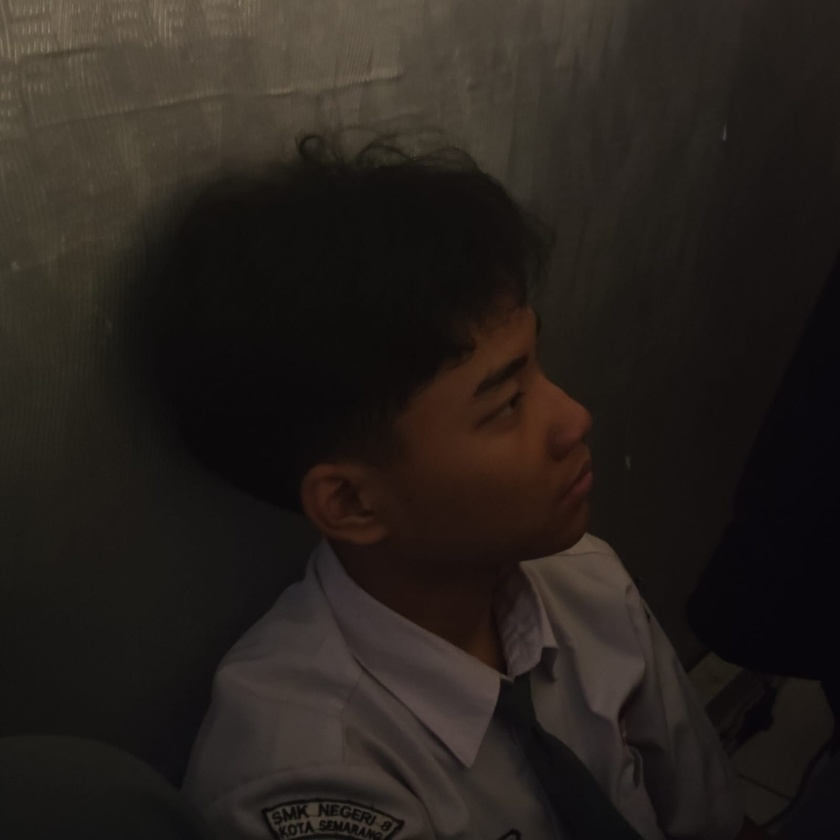
#> input picture film-grain/profile.jpeg, 840 x 840 px, shrunk from 1600 x 1600 before the run
$ python main.py
#> lines starting #> are read from the running program, lines starting #| are printed output that depends on the picture
import matplotlib.pyplot as plt
import numpy as np

# 1. Load gambar asli (Pastikan gambarmu berwarna/3D array)
img = plt.imread('profile.jpeg')
#> img is the input picture: shape (840, 840, 3); mean R, G, B 38.8, 33, 28.7
h, w, c = img.shape
#> h = 840; w = 840; c = 3
print(f"Ukuran gambar asli: {h} x {w} dengan {c} channel warna.")
#| Ukuran gambar asli: 840 x 840 dengan 3 channel warna.

# Trik Tambahan: Jika gambar dibaca dalam skala 0.0 - 1.0 (float),
# kita kalikan 255 agar skalanya menjadi 0 - 255 (integer)
if img.max() <= 1.0:
    img = (img * 255).astype(np.uint8)

print("=== 1. GENERATE NOISE GRAIN (Random Numbers) ===")
# Kita buat matriks acak berdistribusi normal (Bell Curve) dengan ukuran yang SAMA dengan gambar (h, w, c)
# Mean (loc) = 0, artinya rata-rata tidak mengubah warna asli
# Standar Deviasi (scale) = 25, menentukan seberapa kasar/kelihatan butiran grain-nya
noise = np.random.normal(loc=0, scale=25, size=(h, w, c))


print("=== 2. GABUNGKAN NOISE KE GAMBAR (Broadcasting Arithmetic) ===")
# BROADCASTING ARITHMETIC: Kita jumlahkan matriks gambar asli dengan matriks noise
# Karena noise berisi angka minus dan plus (misal: -15 sampai +20),
# sebagian piksel akan menggelap dan sebagian akan menerang secara acak.
img_dengan_noise = img.astype(float) + noise
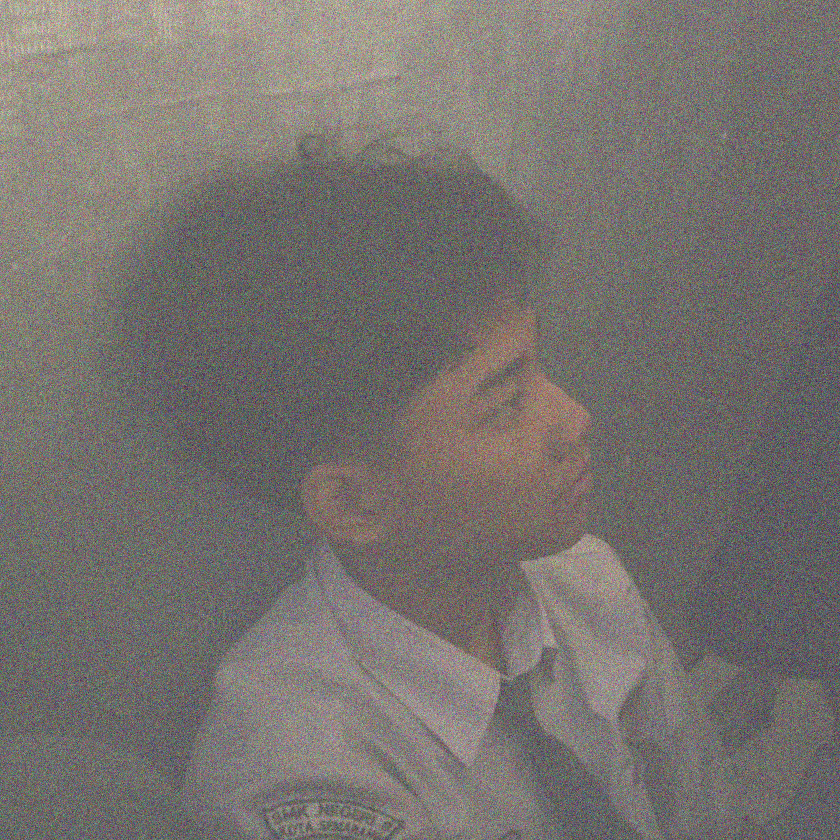
#> img_dengan_noise: shape (840, 840, 3) float64; mean R, G, B 38.8, 33.1, 28.7; drawn with min black and max white


print("=== 3. AMANKAN RENTANG WARNA (Filtering / Clipping) ===")
# FILTERING: Karena hasil penjumlahan bisa melenceng di bawah 0 atau di atas 255,
# kita potong (clip) nilainya agar tetap berada di rentang warna valid [0, 255].
img_grainy = np.clip(img_dengan_noise, 0, 255).astype(np.uint8)


# === 4. TAMPILKAN PERBANDINGAN HASILNYA ===
fig, axes = plt.subplots(1, 2, figsize=(12, 6))

# Gambar Asli
axes[0].imshow(img)
axes[0].set_title("Gambar Asli (Clean)")
axes[0].axis('off')

# Gambar dengan Efek Film Grain
axes[1].imshow(img_grainy)
axes[1].set_title("Efek Film Grain (Retro)")
axes[1].axis('off')

plt.tight_layout()
plt.show()
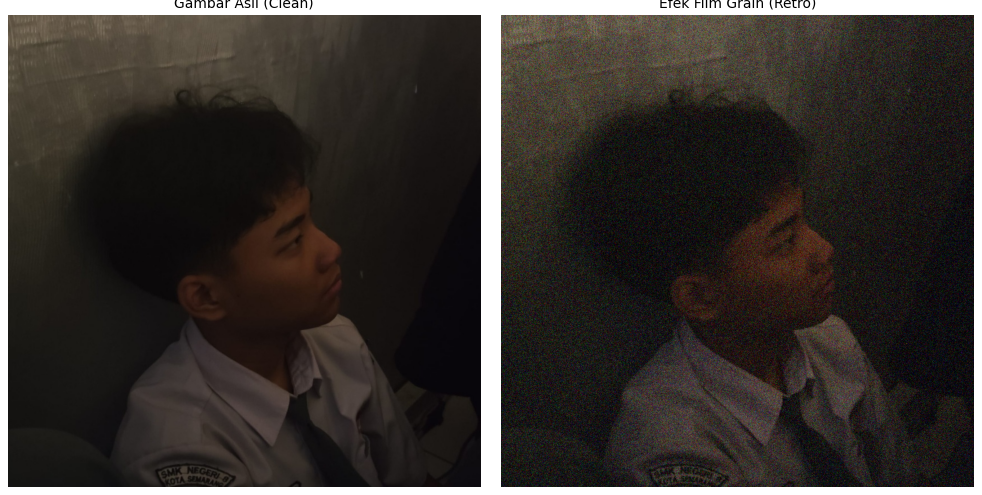
#> figure drawn by matplotlib, 2 panels
